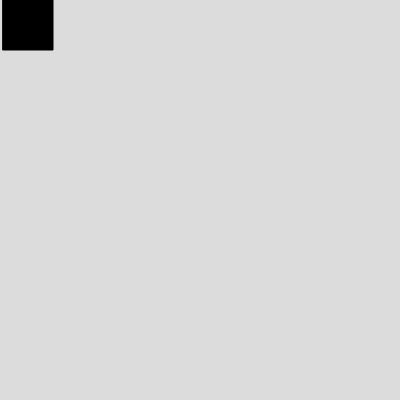
Frame 1 (no input)
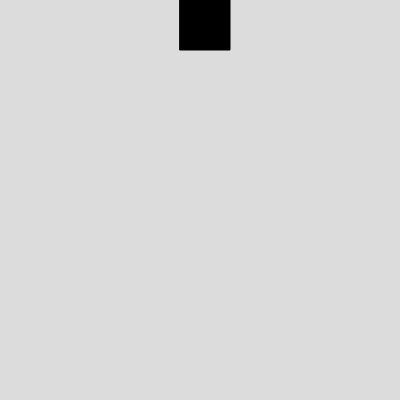
Frame 60 (no input)
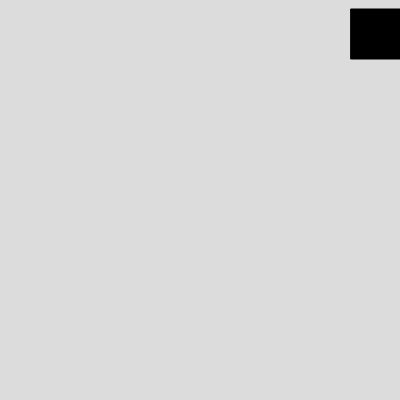
Frame 120 (the mouse pressed at the canvas centre since frame 60)

The p5.js sketch that drew these frames (run headless with seeded random() and noise() and a simulated clock; from frame 60 on, the mouse is pressed at the canvas centre):

// p5.js sketch
// ── sketch.js
// Square Moving Around Screen 
// Sept 19, 2024


let x = 0;
let y = 0;
let sideLength = 50;
let speed = 3;
let state = "right";

function setup() {
  createCanvas(400, 400);
}

function draw() {
  background(220);
  
  fill(0);
  
  moveSquare();
  displaySquare();
}

function moveSquare() {
  if (state === "right") {
    x += speed;
    if (x >= width - sideLength) {
      state = "down";
    }
  }
  else if (state === "down") {
    y += speed;
    if (y >= height - sideLength) {
      state = "left";
    }
  }
  else if (state === "left") {
    x -= speed;
    if (x <= 0) {
      state = "up";
    }
  }
  else if (state === "up") {
    y -= speed;
    if (y <= 0) {
      state = "right";
    }
  }
}

function displaySquare() {
  fill(0);
  square(x, y, sideLength);
}
